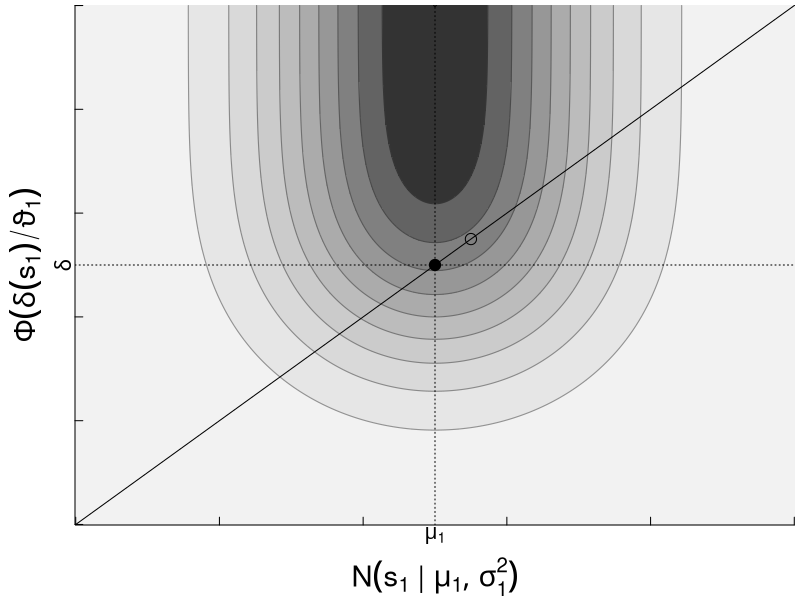
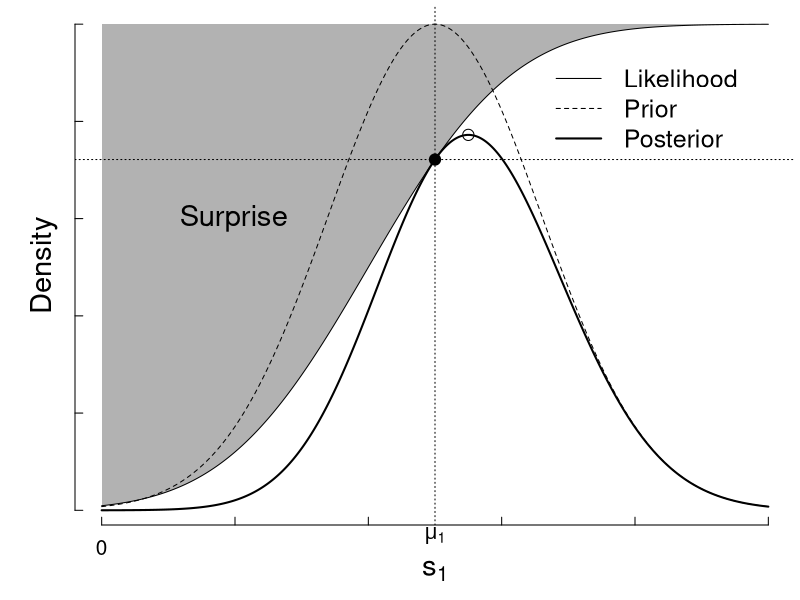

Here is the R script that generated these plots, in order:
###########################################
# Header
oldpar <- par(no.readonly = TRUE)
oldwd <- getwd()
this.dir <- dirname(parent.frame(2)$ofile)
nombre.R <-  sys.frame(1)$ofile
require(tools)
nombre <- print(file_path_sans_ext(nombre.R))
pdf(paste0(nombre,".pdf"))
setwd(this.dir)
#setwd("~/gaming/materias/inferencia_bayesiana/trabajoFinal/imagenes")
#####################################

par(mar=c(3.75,3.75,0.25,0.25))

beta <- 25/6
#caso Equiop muy superior
mu <- c(25,30,25,25)
sigma <- c(8,1,1,1)
mu1_grilla <- seq(mu[1]-25,mu[1]+25,by=0.1)
posterior_ganador <- function(s_1_f,s_1_p,mu= c(25,20,20,20),sigma=c(8,1,1,1),beta=25/6){
  return(dnorm(s_1_f,mu[1],sigma[1])*pnorm(s_1_p,sum(mu[3:4])-(sum(mu[1:2])-mu[1]),sqrt(sum(sigma^2+beta^2)-sigma[1]^2)))
  
}
posterior_ganador2 <- function(s_1_f,s_1_p,mu= c(25,20,20,20),sigma=c(8,1,1,1),beta=25/6){
  return(dnorm(s_1_f,mu[1],sigma[1])*pnorm(0,sum(mu[3:4])-(sum(mu[1:2])-mu[1]+s_1_p),sqrt(sum(sigma^2+beta^2)-sigma[1]^2)))
}
posterior_ganador2 <- function(s_1_f,s_1_p,mu= c(25,20,20,20),sigma=c(8,1,1,1),beta=25/6){
  delta_s1 <- sum(mu[1:2])-sum(mu[3:4])-mu[1]+s_1_p
  vartheta1 <-sqrt(sum(sigma^2+beta^2)-sigma[1]^2)
  return(dnorm(s_1_f,mu[1],sigma[1])*pnorm(delta_s1/vartheta1))
}

m <- outer(mu1_grilla,mu1_grilla,posterior_ganador)
m2 <- outer(mu1_grilla,mu1_grilla,posterior_ganador2)
#m[250,250] ;m2[250,250]

levels <- seq(min(m),max(m),length.out = 11)
image(mu1_grilla,mu1_grilla,m,col=rev(gray.colors(10,start=0.2,end=0.95)),breaks = levels,useRaster=T,
      ylab="",xlab="",axes=F)
contour(mu1_grilla,mu1_grilla,m,drawlabels=F,levels = levels,add = T,col=rev(gray.colors(11,start=0,end=0.6)),lwd=1.1)
mtext(text=expression(N(s[1]~"|"~mu[1],sigma[1]^2 )) ,side =1,line=2.75,cex=1.75)
mtext(text =expression(Phi(delta(s[1])/vartheta[1])) ,side =2,line=1.5,cex=1.75)
abline(v=mu[1],lty=3)
abline(h=mu[1],lty=3)# cuando grilla vale mu, es cuando delta_s1 == delta.
abline(c(0,1))
#lines(c(0,1)*(s_2+s_2-500),c(1,0)*(s_2+s_2-500))
axis(side=2, labels=NA,cex.axis=0.6,tck=0.015)
axis(side=1, labels=NA,cex.axis=0.6,tck=0.015)
axis(lwd=0,side=1, at=mu[1], labels=expression(mu[1]),cex.axis=1.25,line=-0.85,tck=0.015)
axis(lwd=0,side=2, at=mu[1], labels=expression(delta),cex.axis=1.25,line=-1,tck=0.015)
posterior <- apply(diag(dim(m)[1],dim(m)[1])*m,2,sum)
index_max <- which.max(posterior)
max_post <- mu1_grilla[index_max]
points(max_post,max_post,cex=1.5)
points(mu[1],mu[1],pch=19,cex=1.5)
#abline(v=max_post,lty=2)
#axis(lwd=0,side=1, at=max_post,labels="max" ,las=0,cex.axis=1,line=-0.9)


beta <- 25/6

posterior_ganador <- function(s_1,mu,sigma,beta=25/6){
  return(dnorm(s_1,mu[1],sigma[1])*pnorm(s_1,sum(mu[3:4])-(sum(mu[1:2])-mu[1]),sqrt(sum(sigma^2+beta^2)-sigma[1]^2)))
}
prior <- function(s_1,mu,sigma,beta=25/6){
  return(dnorm(s_1,mu[1],sigma[1]))
}
sorpresa_de_ganar <- function(s_1,mu,sigma,beta=25/6){
  return(pnorm(s_1,mu[1]-(sum(mu[1:2])-sum(mu[3:4])),sqrt(sum(sigma^2+beta^2)-sigma[1]^2)))
}



plot(mu1_grilla, sorpresa_de_ganar(mu1_grilla,mu,sigma),type="l",axes = F,ann = F,lty=1)
lines(mu1_grilla, prior(mu1_grilla,mu,sigma)/max(prior(mu1_grilla,mu,sigma)),lty=2)
posterior2 <- sorpresa_de_ganar(mu1_grilla,mu,sigma)*prior(mu1_grilla,mu,sigma)/max(prior(mu1_grilla,mu,sigma))
lines(mu1_grilla,posterior2 ,lty=1,lwd=2)

axis(side=2, labels=NA,cex.axis=0.6,tck=0.015)
axis(side=1, labels=NA,cex.axis=0.6,tck=0.015)
axis(lwd=0,side=1, at=0, labels=0,cex.axis=1.25,line=-0.3)
axis(lwd=0,side=1, at=mu[1], labels=expression(mu[1]),cex.axis=1.25,line=-0.85,tck=0.015)
abline(v=mu[1],lty=3)
points(mu[1],sorpresa_de_ganar(mu[1],mu,sigma),pch=19,cex=1.5)
points(max_post,posterior2[index_max],cex=1.5)

mid = mu[1]-(sum(mu[1:2])-sum(mu[3:4]))
#abline(v=mid,lty=3)
abline(h=sorpresa_de_ganar(mu[1],mu,sigma),lty=3)

#y <- 0.1
#segments(mid,y,mu[1],y,lwd=2)
#segments(mid,y+.01,mid,y-0.01,lwd=2)
#segments(mu[1],y+.01,mu[1],y-.01,lwd=2)
#text(mid + (mu[1]-mid)/2, y+0.02,expression(delta) ,cex=1.33)


yy <- c(sorpresa_de_ganar(mu1_grilla,mu,sigma),rep(1,length(mu1_grilla)))
xx <- c(mu1_grilla,rev(mu1_grilla))      
polygon(xx,yy,col=rgb(0,0,0,0.3),border=F)

text(mu1_grilla[length(mu1_grilla)%/%5],0.6, "Surprise",srt=0, cex=1.75)

mtext(text= expression(s[1]),side =1,line=2,cex=1.75)
mtext(text ="Density" ,side =2,line=1,cex=1.75)

legend(mu1_grilla[13*length(mu1_grilla)%/%20],0.95,lty = c(1,2,1),lwd=c(1,1,2),
       legend = c("Likelihood","Prior","Posterior"),bty = "n",cex = 1.5)


#######################################
# end 
dev.off()
setwd(oldwd)
par(oldpar, new=F)
#########################################